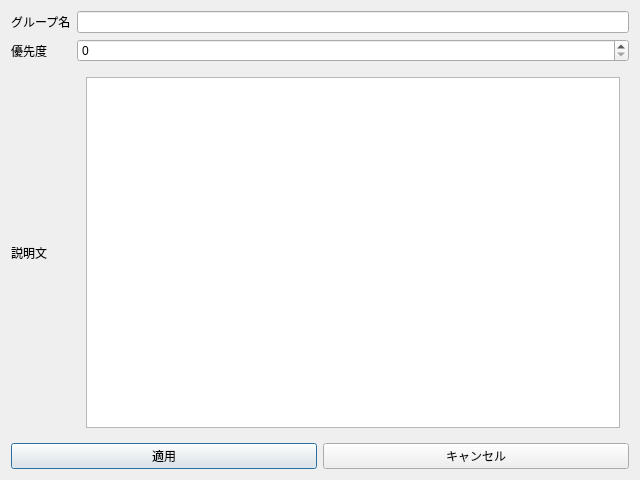
<?xml version="1.0" encoding="UTF-8"?>
<ui version="4.0">
 <class>GroupEditDialog</class>
 <widget class="QDialog" name="GroupEditDialog">
  <property name="geometry">
   <rect>
    <x>0</x>
    <y>0</y>
    <width>640</width>
    <height>480</height>
   </rect>
  </property>
  <property name="windowTitle">
   <string>Dialog</string>
  </property>
  <layout class="QVBoxLayout" name="verticalLayout">
   <item>
    <layout class="QFormLayout" name="formLayout">
     <item row="0" column="0">
      <widget class="QLabel" name="Label_1">
       <property name="text">
        <string>グループ名</string>
       </property>
      </widget>
     </item>
     <item row="0" column="1">
      <widget class="QLineEdit" name="inputGroupName"/>
     </item>
     <item row="1" column="0">
      <widget class="QLabel" name="Label_2">
       <property name="text">
        <string>優先度</string>
       </property>
      </widget>
     </item>
     <item row="1" column="1">
      <widget class="QSpinBox" name="inputPriority"/>
     </item>
     <item row="2" column="0">
      <widget class="QLabel" name="Label_3">
       <property name="sizePolicy">
        <sizepolicy hsizetype="Preferred" vsizetype="Expanding">
         <horstretch>0</horstretch>
         <verstretch>0</verstretch>
        </sizepolicy>
       </property>
       <property name="text">
        <string>説明文</string>
       </property>
      </widget>
     </item>
     <item row="2" column="1">
      <widget class="QWidget" name="Widget" native="true">
       <property name="sizePolicy">
        <sizepolicy hsizetype="Preferred" vsizetype="Preferred">
         <horstretch>0</horstretch>
         <verstretch>0</verstretch>
        </sizepolicy>
       </property>
       <layout class="QVBoxLayout" name="verticalLayout_2">
        <item>
         <widget class="QTextEdit" name="inputDescription">
          <property name="sizePolicy">
           <sizepolicy hsizetype="Expanding" vsizetype="Expanding">
            <horstretch>0</horstretch>
            <verstretch>0</verstretch>
           </sizepolicy>
          </property>
          <property name="acceptRichText">
           <bool>false</bool>
          </property>
         </widget>
        </item>
       </layout>
      </widget>
     </item>
    </layout>
   </item>
   <item>
    <layout class="QHBoxLayout" name="horizontalLayout">
     <item>
      <widget class="QPushButton" name="btnApply">
       <property name="text">
        <string>適用</string>
       </property>
      </widget>
     </item>
     <item>
      <widget class="QPushButton" name="btnCancel">
       <property name="text">
        <string>キャンセル</string>
       </property>
      </widget>
     </item>
    </layout>
   </item>
  </layout>
 </widget>
 <resources/>
 <connections/>
</ui>
